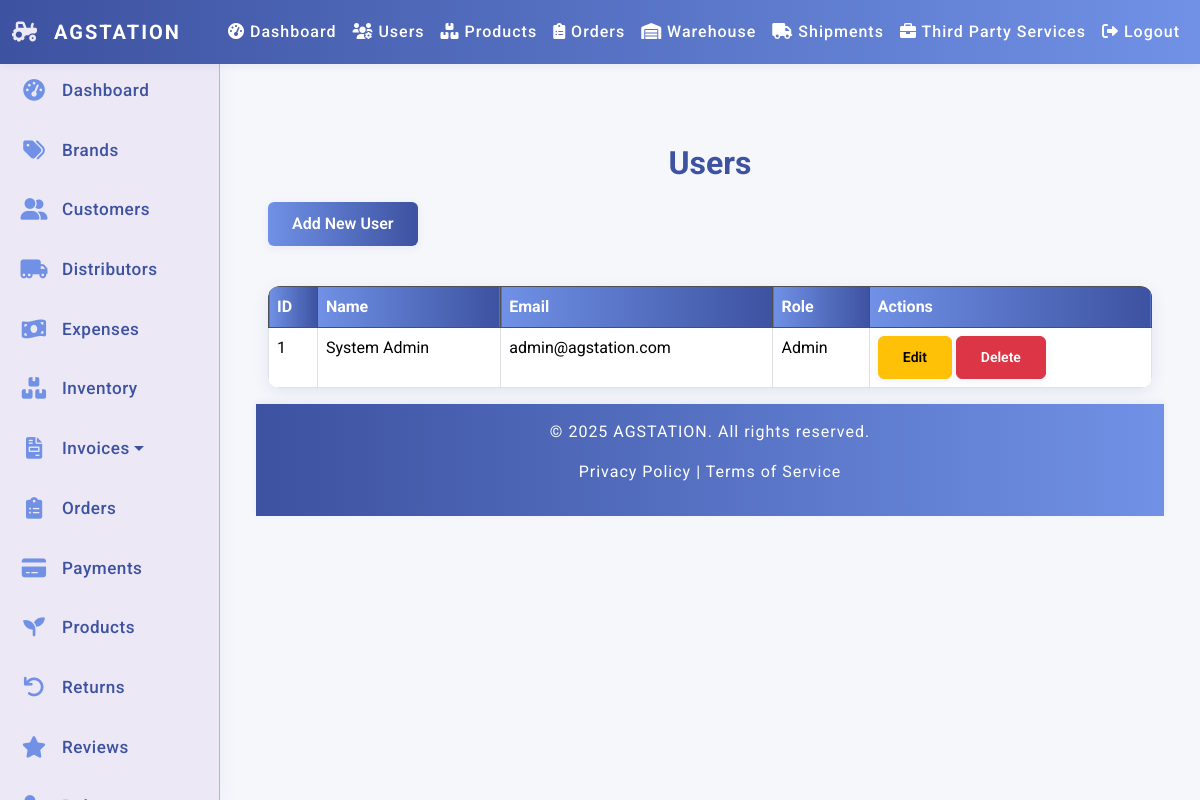
Screenshot of /admin/users/index.php (signed in) with the database file from the repository.
### tables this page shows
CREATE TABLE Users (
    user_id INT PRIMARY KEY AUTO_INCREMENT,
    name VARCHAR(255) NOT NULL,
    email VARCHAR(255) UNIQUE NOT NULL,
    password_hash TEXT NOT NULL,
    role_id INT NOT NULL,
    status ENUM('Active', 'Inactive') DEFAULT 'Active',
    created_at DATETIME DEFAULT CURRENT_TIMESTAMP,
    last_login DATETIME,
    FOREIGN KEY (role_id) REFERENCES Roles(role_id)
        ON DELETE RESTRICT ON UPDATE CASCADE
);

CREATE TABLE Roles (
    role_id INT PRIMARY KEY AUTO_INCREMENT,
    role_name VARCHAR(50) NOT NULL UNIQUE,
    created_at DATETIME DEFAULT CURRENT_TIMESTAMP,
    updated_at DATETIME DEFAULT CURRENT_TIMESTAMP ON UPDATE CURRENT_TIMESTAMP
);

### admin/users/index.php (the view, shortened to what this page needs)
<?php
require_once '../../config/db.php';
require_once '../../includes/header.php';
try {
    $query = "
        SELECT users.*, roles.role_name
        FROM users
        LEFT JOIN roles ON users.role_id = roles.role_id
        ORDER BY users.user_id ASC
    ";
    $stmt = $pdo->prepare($query);
    $stmt->execute();
    $users = $stmt->fetchAll(PDO::FETCH_ASSOC);
} catch (PDOException $e) {
    die("Database error: " . $e->getMessage());
}
?>
<div class="container mt-4">
    <h2>Users</h2>
    <a href="create.php" class="btn btn-primary mb-3">Add New User</a>
    <table class="table table-bordered">
        <thead class="table-dark">
            <tr>
                <th>ID</th>
                <th>Name</th>
                <th>Email</th>
                <th>Role</th>
                <th>Actions</th>
            </tr>
        </thead>
        <tbody>
            <?php foreach ($users as $user): ?>
            <tr>
                <td><?= htmlspecialchars($user['user_id']) ?></td>
                <td><?= htmlspecialchars($user['name']) ?></td>
                <td><?= htmlspecialchars($user['email']) ?></td>
                <td><?= htmlspecialchars($user['role_name']) ?></td>
                <td>
                    <a href="edit.php?id=<?= htmlspecialchars($user['user_id']) ?>" class="btn btn-warning btn-sm">Edit</a>
                    <a href="delete.php?id=<?= htmlspecialchars($user['user_id']) ?>" class="btn btn-danger btn-sm" onclick="return confirm('Delete this user?')">Delete</a>
                </td>
            </tr>
            <?php endforeach; ?>
        </tbody>
    </table>
</div>
<?php include '../../includes/footer.php'; ?>

### assets/css/style.css (style rules this page uses)
html, body { height: 100%; margin: 0; padding: 0; }
body { font-family: 'Roboto', sans-serif; margin: 0; padding: 0; background: #EDE8F5; color: #222; min-height: 100vh; display: flex; flex-direction: column; height: 100vh; }
h1, h2 { text-align: center; color: #3D52A0; font-weight: 700; margin-bottom: 20px; }
.btn, button { font-weight: 600; border-radius: 6px; padding: 10px 24px; transition: all 0.2s; box-shadow: 0 2px 8px rgba(61, 82, 160, 0.08); }
.btn-primary, .btn-primary:focus { background: linear-gradient(90deg, #7091E6 0%, #3D52A0 100%); border: none; color: #fff; }
table { width: 100%; border-collapse: collapse; margin: 24px 0; background: #fff; border-radius: 12px; overflow: hidden; box-shadow: 0 4px 16px rgba(61, 82, 160, 0.10); }
table th, table td { padding: 16px; text-align: left; border-bottom: 1px solid #ADB8DA; }
table th { background: linear-gradient(90deg, #7091E6 0%, #3D52A0 100%); color: #fff; font-weight: bold; }

### rows the page displays
users: user_id "1", name "System Admin", email "admin@agstation.com", role.role_name "Admin"
